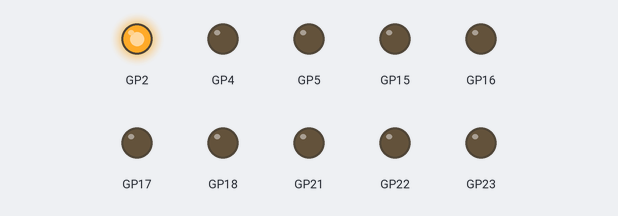
This program was run on a simulated Raspberry Pi Pico running MicroPython. Shown: output pins drawn as LEDs (lit = HIGH).

Above: at 0.1 s.
At 0.7 s:
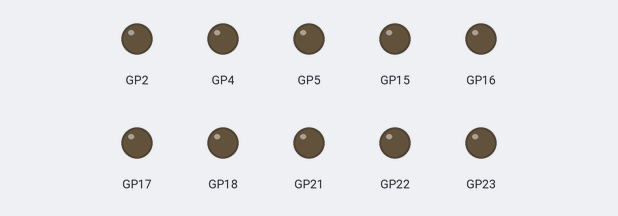
At 1.3 s:
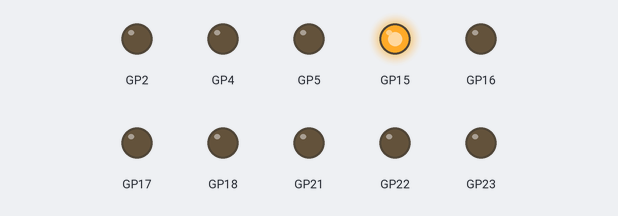
At 2.5 s:
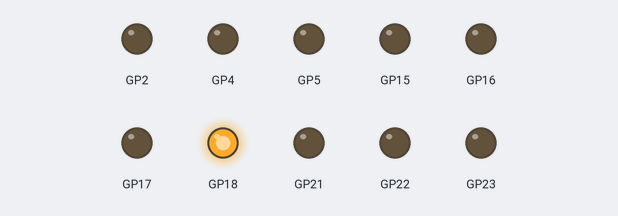
At 3.7 s:
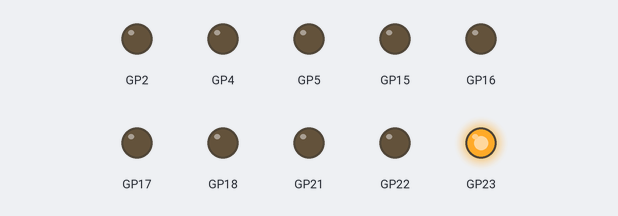
At 4.9 s:
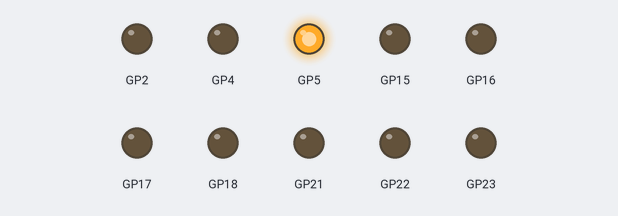
Timing chart, 0 to 5.2 s (numbered marks = the images above):
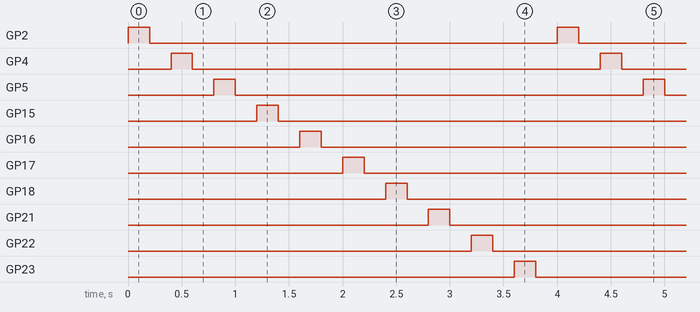

The program:

codigo_1.py
```python
# ejercicio 1
from machine import Pin as pin
from utime import sleep, sleep_ms
led1=pin(2,pin.OUT)
led2=pin(4,pin.OUT)
led3=pin(5,pin.OUT)
led4=pin(15,pin.OUT)
led5=pin(16,pin.OUT)
led6=pin(17,pin.OUT)
led7=pin(18,pin.OUT)
led8=pin(21,pin.OUT)
led9=pin(22,pin.OUT)
led10=pin(23,pin.OUT)
pausa=0.2
while True:
  led1.value(1)
  sleep(pausa)
  led1.value(0)
  sleep(pausa)
  led2.value(1)
  sleep(pausa)
  led2.value(0)
  sleep(pausa)
  led3.value(1)
  sleep(pausa)
  led3.value(0)
  sleep(pausa)
  led4.value(1)
  sleep(pausa)
  led4.value(0)
  sleep(pausa)
  led5.value(1)
  sleep(pausa)
  led5.value(0)
  sleep(pausa)
  led6.value(1)
  sleep(pausa)
  led6.value(0)
  sleep(pausa)
  led7.value(1)
  sleep(pausa)
  led7.value(0)
  sleep(pausa)
  led8.value(1)
  sleep(pausa)
  led8.value(0)
  sleep(pausa)
  led9.value(1)
  sleep(pausa)
  led9.value(0)
  sleep(pausa)
  led10.value(1)
  sleep(pausa)
  led10.value(0)
  sleep(pausa)
```

Measured:
- by itself, GP2, GP4, GP5, GP15–18, GP21–23: alternates HIGH for 0.20 s and LOW for 3.8 s
- by itself, everything shown: repeats every 4.0 s, in 20 steps
